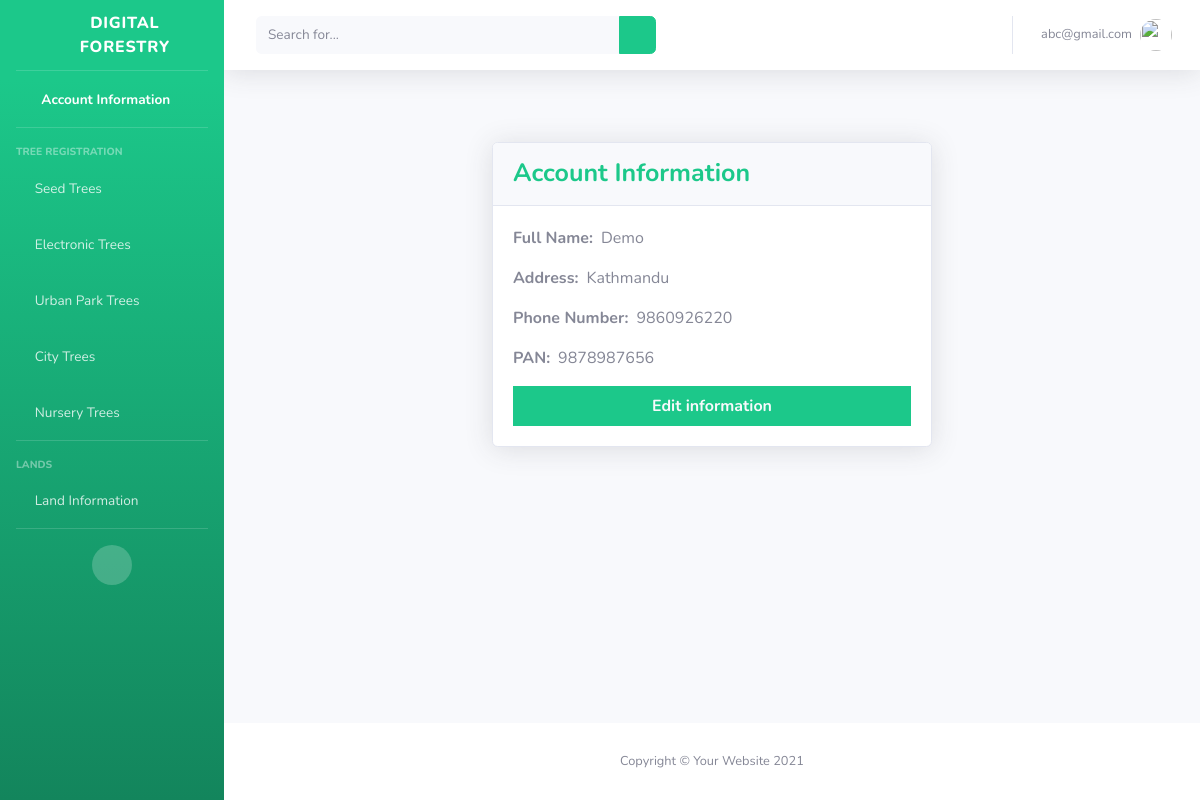
/home/account-information/ (signed in), run on an earlier commit of the app's database.
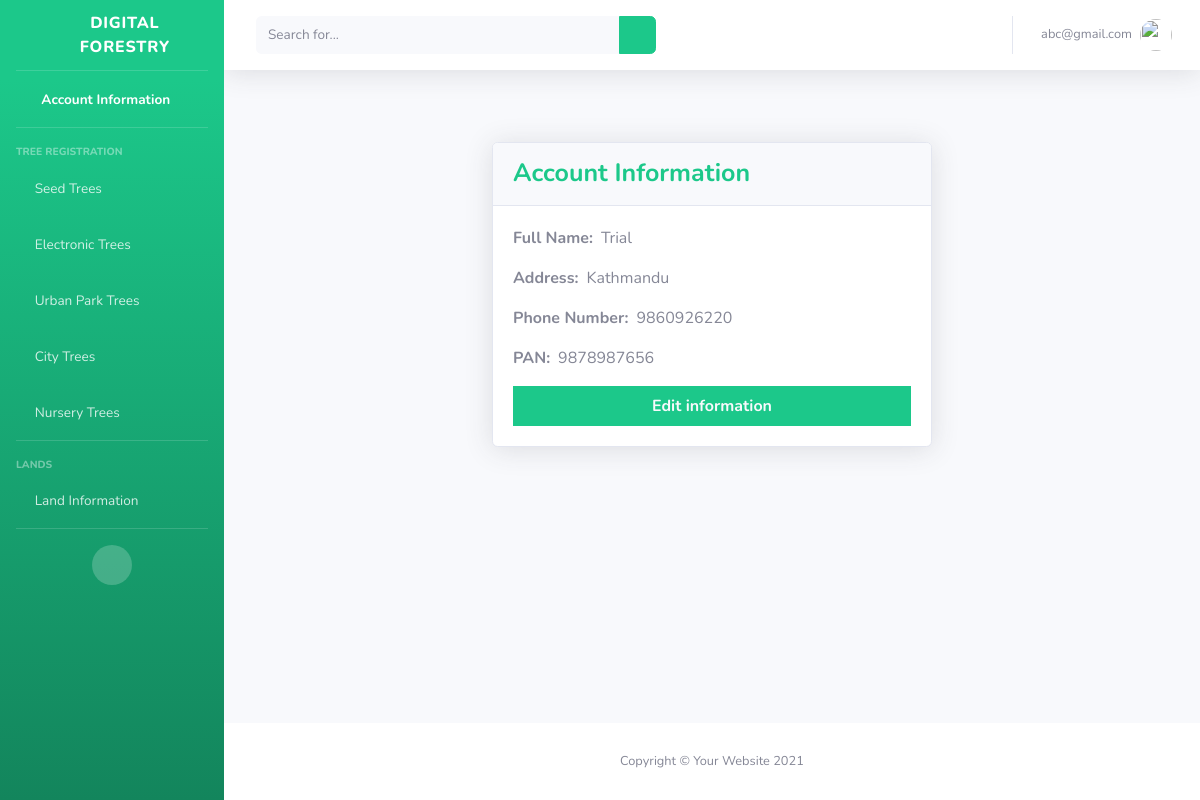
And on a later commit of the database.
### main/models.py (models this page shows)
class AccountInformation(models.Model):
    user = models.OneToOneField(CustomUser, on_delete= models.CASCADE)
    full_name = models.CharField(max_length=50)
    address = models.CharField(max_length=50)
    phone_number = models.CharField(max_length=20)
    PAN = models.CharField(max_length=200)

### main/views.py (the view)
# urls.py: path('home/account-information/', views.account_information_view, name="account_information"),
@login_required(login_url="/")
def account_information_view(request):
    user_instance = request.user
    try:
        account_information = get_object_or_404(AccountInformation, user_id = user_instance.id)
        return render(request, "main/accountinfo.html", {"account_information": account_information})
    except Exception as e:
        account_information = None
        return render(request, "main/accountinfo.html", {"account_information": account_information})

### main/custom_auth_backend.py (called while the page is built)
    def get_user(self, user_id):
        try:
            return CustomUser.objects.get(pk=user_id)
        except CustomUser.DoesNotExist:
            return None

### main/templates/main/accountinfo.html (shortened to what this page needs)
{% extends "signups/home.html" %}
{% load static %}
{% block content %}
<body>
       <div class="p-5 d-flex justify-content-center">
            <div class="card shadow w-50">
                <div class="card-header font-weight-bold text-success">
                    Account Information
                </div>
                {%if account_information %}
                <div class="card-body">
                    <div class="d-flex">
                        <p class="font-weight-bold mr-2">Full Name: </p>
                        <p>{{account_information.full_name}}</p>
                    </div>
                    <div class="d-flex">
                        <p class="font-weight-bold mr-2">Address: </p>
                        <p>{{account_information.address}}</p>
                    </div>
                    <div class="d-flex">
                        <p class="font-weight-bold mr-2">Phone Number: </p>
                        <p>{{account_information.phone_number}}</p>
                    </div>
                    <div class="d-flex">
                        <p class="font-weight-bold mr-2">PAN: </p>
                        <p>{{account_information.PAN}}</p>
                    </div>
                    <div class="edit btn-success d-flex justify-content-center p-2">
                        <a class="font-weight-bold text-gray-100" href="{%url 'main:edit_account_information'%}">Edit information</a>
                    </div>
                </div>
                {% endif %}
            </div>
       </div>
</body>
{% endblock %}

What changed in the data, as far as the page shows it:
changed AccountInformation "Kathmandu": full_name "Demo" → "Trial"
